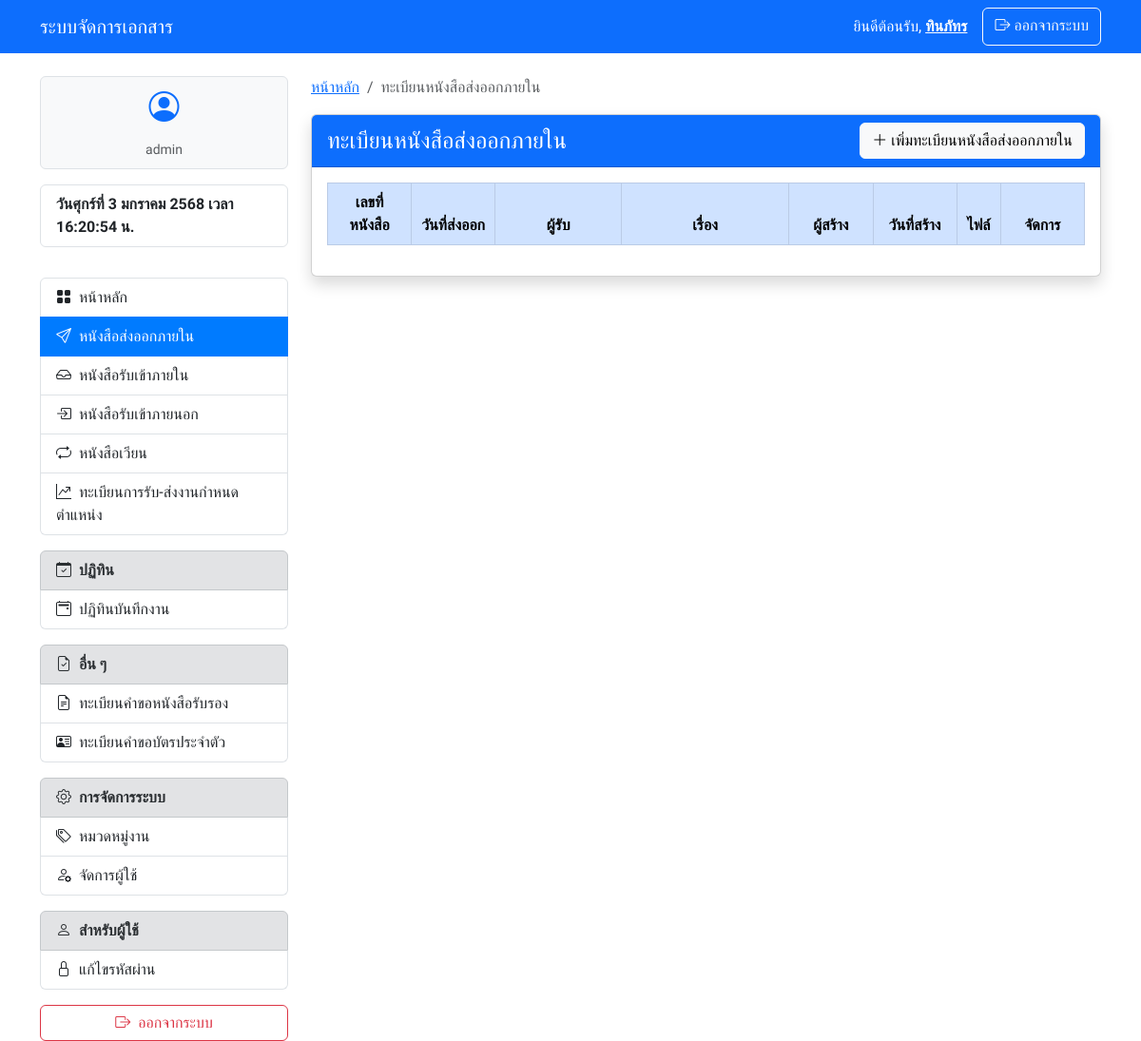
/internal_out/index.php (signed in), run on an earlier commit of the app's database.
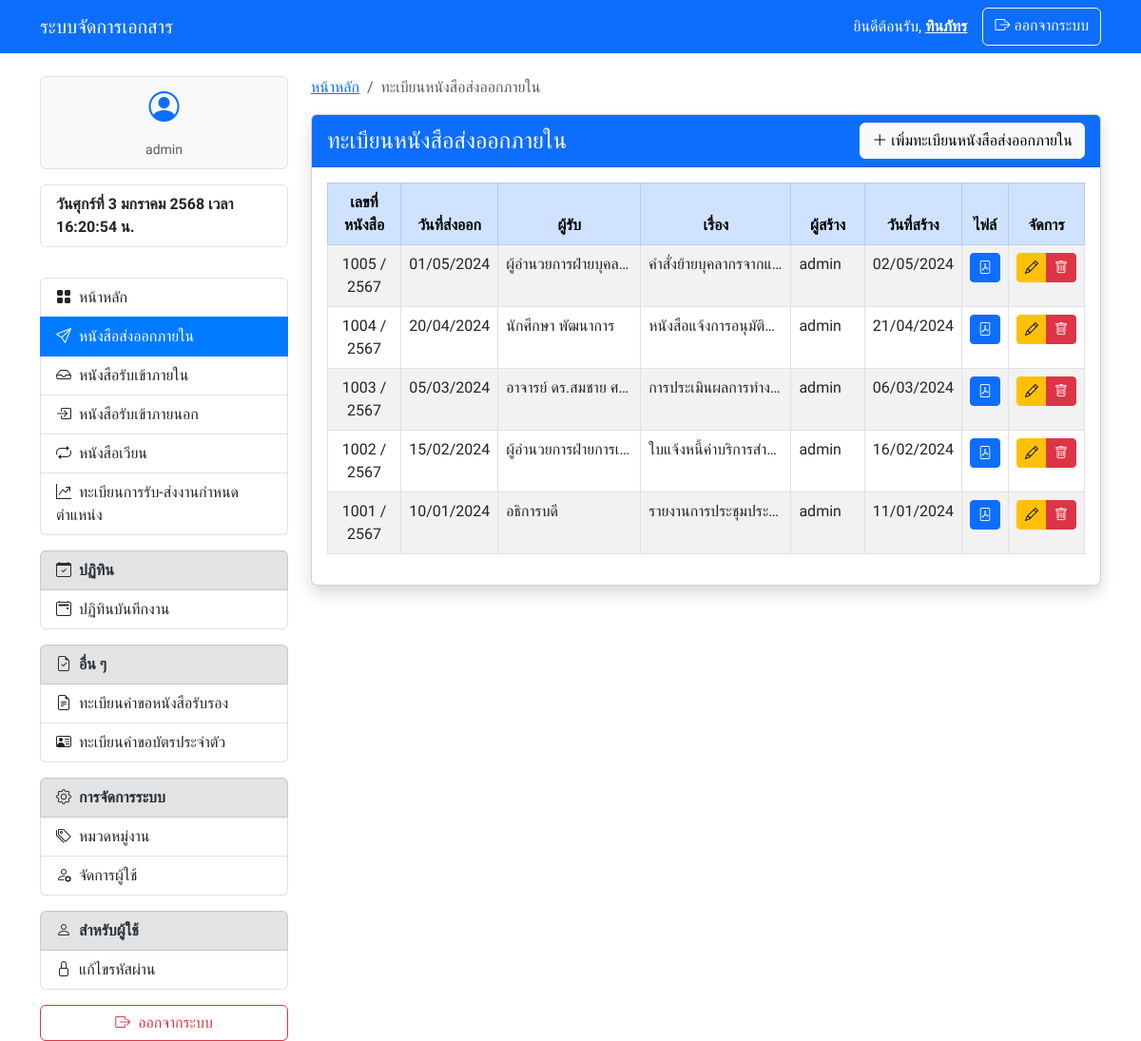
And on a later commit of the database.
### tables this page shows
CREATE TABLE `edms_internal_out_documents` (
  `document_id` int(11) NOT NULL,
  `document_number` int(11) NOT NULL,
  `document_year` year(4) NOT NULL,
  `title` varchar(255) NOT NULL,
  `sender` varchar(255) NOT NULL,
  `receiver` varchar(255) DEFAULT NULL,
  `date_created` date NOT NULL,
  `attachment_path` varchar(255) DEFAULT NULL,
  `note` text DEFAULT NULL,
  `category_id` int(11) DEFAULT NULL,
  `created_by` int(11) NOT NULL,
  `created_at` timestamp NOT NULL DEFAULT current_timestamp()
);

CREATE TABLE `edms_users` (
  `user_id` int(11) NOT NULL,
  `username` varchar(255) NOT NULL,
  `password` varchar(255) NOT NULL,
  `first_name` varchar(255) NOT NULL,
  `last_name` varchar(255) NOT NULL,
  `email` varchar(255) DEFAULT NULL,
  `role` enum('admin','user') NOT NULL,
  `created_at` timestamp NOT NULL DEFAULT current_timestamp()
);

### internal_out/index.php (the view, shortened to what the changed rows need)
<?php
require_once '../config.php';
$is_admin = isset($_SESSION['role']) && $_SESSION['role'] === 'admin';
try {
    $stmt = $pdo->prepare("
        SELECT d.*,
               u.username as created_by_name,
               c.category_name,
               DATE_FORMAT(d.date_created, '%d/%m/%Y') as formatted_date_created,
               DATE_FORMAT(d.created_at, '%d/%m/%Y') as formatted_created_at
        FROM edms_internal_out_documents d
        LEFT JOIN edms_users u ON d.created_by = u.user_id
        LEFT JOIN edms_work_categories c ON d.category_id = c.category_id
        ORDER BY d.created_at DESC, d.document_year DESC, d.document_number DESC
    ");
    $stmt->execute();
    $documents = $stmt->fetchAll(PDO::FETCH_ASSOC);
} catch (PDOException $e) {
    echo "เกิดข้อผิดพลาด: " . $e->getMessage();
    exit();
}
?>
<!DOCTYPE html>
<html lang="th">
<head>
    <?php require_once '../components/header.php'; ?>
    <link href="https://cdn.datatables.net/1.13.7/css/dataTables.bootstrap5.min.css" rel="stylesheet">
</head>
<body>
    <div class="container mt-4">
        <div class="row">
            <div class="col-md-9">
                <div class="card shadow">
                    <div class="card-body">
                        <div class="table-responsive">
                            <table id="documentsTable" class="table table-bordered table-striped table-hover">
                                <thead class="table-primary">
                                    <tr class="text-center">
                                        <th style="width: 10%">เลขที่หนังสือ</th>
                                        <th style="width: 10%">วันที่ส่งออก</th>
                                        <th style="width: 15%">ผู้รับ</th>
                                        <th style="width: 20%">เรื่อง</th>
                                        <th style="width: 10%">ผู้สร้าง</th>
                                        <th style="width: 10%">วันที่สร้าง</th>
                                        <th style="width: 5%">ไฟล์</th>
                                        <?php if ($is_admin): ?>
                                            <th style="width: 10%">จัดการ</th>
                                        <?php endif; ?>
                                    </tr>
                                </thead>
                                <tbody>
                                    <?php foreach ($documents as $document): ?>
                                        <tr>
                                            <td class="text-center"><?php echo sprintf("%03d", $document['document_number']); ?> / <?php echo $document['document_year'] + 543; ?></td>
                                            <td class="text-center"><?php echo $document['formatted_date_created']; ?></td>
                                            <td class="text-truncate-cell" data-bs-toggle="tooltip" data-bs-title="<?php echo htmlspecialchars($document['receiver']); ?>"><?php echo htmlspecialchars($document['receiver']); ?></td>
                                            <td class="text-truncate-cell" data-bs-toggle="tooltip" data-bs-title="<?php echo htmlspecialchars($document['title']); ?>"><?php echo htmlspecialchars($document['title']); ?></td>
                                            <td class="text-truncate-cell" data-bs-toggle="tooltip" data-bs-title="<?php echo htmlspecialchars($document['created_by_name']); ?>"><?php echo htmlspecialchars($document['created_by_name']); ?></td>
                                            <td class="text-center"><?php echo $document['formatted_created_at']; ?></td>
                                            <td class="text-center">
                                                <?php if ($document['attachment_path']): ?>
                                                    <a href="uploads/<?php echo date('Y', strtotime($document['created_at'])); ?>/<?php echo $document['attachment_path']; ?>"
                                                       class="btn btn-primary btn-sm"
                                                       target="_blank"
                                                       title="ดูไฟล์แนบ">
                                                        <i class="bi bi-file-pdf"></i>
                                                    </a>
                                                <?php endif; ?>
                                            </td>
                                            <?php if ($is_admin): ?>
                                                <td class="text-center">
                                                    <div class="btn-group" role="group">
                                                        <a href="edit.php?id=<?php echo $document['document_id']; ?>"
                                                           class="btn btn-warning btn-sm"
                                                           title="แก้ไข">
                                                            <i class="bi bi-pencil"></i>
                                                        </a>
                                                        <a href="delete.php?id=<?php echo $document['document_id']; ?>"
                                                           class="btn btn-danger btn-sm"
                                                           onclick="return confirm('คุณแน่ใจหรือไม่ว่าต้องการลบ?');"
                                                           title="ลบ">
                                                            <i class="bi bi-trash"></i>
                                                        </a>
                                                    </div>
                                                </td>
                                            <?php endif; ?>
                                        </tr>
                                    <?php endforeach; ?>
                                </tbody>
                            </table>
                        </div>
                    </div>
                </div>
            </div>
        </div>
    </div>
</body>
</html>

What changed in the data, as far as the page shows it:
added edms_internal_out_documents: document_number "1005", $document['document_year'] + 543 "2567", formatted_date_created "01/05/2024", receiver "ผู้อำนวยการฝ่ายบุคล…", title "คำสั่งย้ายบุคลากรจากแ…", created_by.username "admin", formatted_created_at "02/05/2024"
added edms_internal_out_documents: document_number "1004", $document['document_year'] + 543 "2567", formatted_date_created "20/04/2024", receiver "นักศึกษา พัฒนาการ", title "หนังสือแจ้งการอนุมัติ…", created_by.username "admin", formatted_created_at "21/04/2024"
added edms_internal_out_documents: document_number "1003", $document['document_year'] + 543 "2567", formatted_date_created "05/03/2024", receiver "อาจารย์ ดร.สมชาย ศ…", title "การประเมินผลการทำง…", created_by.username "admin", formatted_created_at "06/03/2024"
added edms_internal_out_documents: document_number "1002", $document['document_year'] + 543 "2567", formatted_date_created "15/02/2024", receiver "ผู้อำนวยการฝ่ายการเ…", title "ใบแจ้งหนี้ค่าบริการสำ…", created_by.username "admin", formatted_created_at "16/02/2024"
added edms_internal_out_documents: document_number "1001", $document['document_year'] + 543 "2567", formatted_date_created "10/01/2024", receiver "อธิการบดี", title "รายงานการประชุมประ…", created_by.username "admin", formatted_created_at "11/01/2024"
